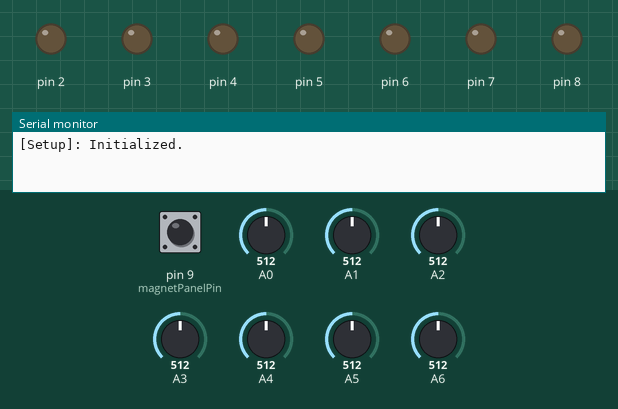
Simulated run of this sketch. Board: Arduino Nano, built with avr-gcc and run on an emulated ATmega328P. Shown: output pins drawn as LEDs (lit = HIGH), the last lines printed to the serial monitor. Dashed ring = blinking. The inputs (shaded band) are chosen by the test bench; at power-on: pin 9 (magnetPanelPin) HIGH, A0 = 512, A1 = 512, A2 = 512, A3 = 512, A4 = 512, A5 = 512, A6 = 512.

Above: at 6.4 s.
6.5 s: pin 9 (magnetPanelPin) pulled LOW for 0.15 s
At 7.98 s:
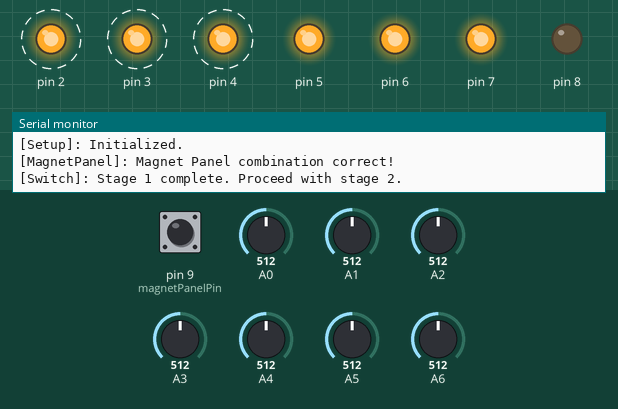
At 11.1 s:
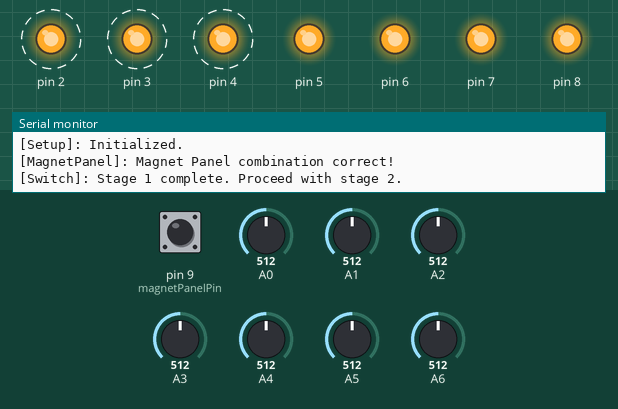
Timing chart, 0 to 12.7 s (numbered marks = the images above; inputs shaded):
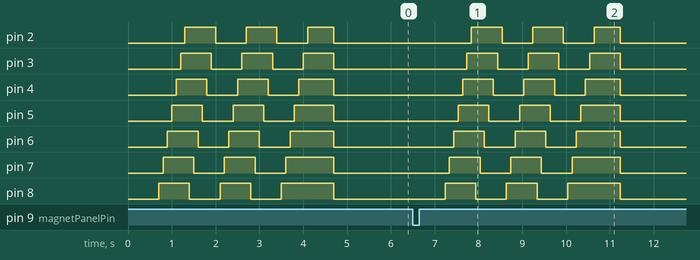

The sketch:

mysterybox.ino
```cpp
// Copy this into Arduino IDE and upload

/*
  Author: Luca Ebner
  Date: November 2019
*/

#include "sevendots.h"
#include "magnetpanel.h"
#include "metalbar.h"

/// config ///
const bool debug = true;


// 7dots
const int led[] = {8,7,6,5,4,3,2};
const int button[] = {A0,A1,A2,A3,A4,A5,A6};
const int code[] = {5,2,6};
SevenDots sevenDots(led, button, code);

// MagnetPanel
const int magnetPanelPin = 9; //uses INPUT_PULLUP
MagnetPanel magnetPanel(magnetPanelPin);


// MetalBar
/*const int metalBarPin = A1;
MetalBar metalBar(metalBarPin);*/

int stage = 0;


void setup() {

  if(debug){
    Serial.begin(9600);
  }

  // 7dots
  sevenDots.setup();

  //MagnetPanel
  magnetPanel.setup();

  //MetalBar
  //metalBar.setup();

  stage = 1;
  sevenDots.success();

  if(debug){Serial.println("[Setup]: Initialized.");}

}


void loop() {

  switch(stage){

    case 1: //MagnetPanel
      if(magnetPanel.spinOnce()){
        if(debug){Serial.println("[Switch]: Stage 1 complete. Proceed with stage 2.");}
        stage++;
        sevenDots.success(); //visual success confirmation
      }
      break;

    case 2: //SevenDots
    if(sevenDots.spinOnce()){
      if(debug){Serial.println("[Switch]: Stage 2 complete. Repeat stage 2.");}
      //stage++;
      }
      break;

    /*case 3: //MetalBar
      if(metalBar.spinOnce()){
        if(debug){Serial.println("[Switch]: Stage 3 complete. Repeat stage 3.");}
        //stage++;
      }
      break;*/

    default:
      if(debug){
        Serial.print("[Switch]: Error, stage number invalid! Stage: ");
        Serial.println(stage);
      }
      delay(2000);
      break;

  } //end switch

  if(debug){
    static unsigned long int lastTimestamp = millis();
    static int throttle = 2000;
    if((millis()-lastTimestamp) > throttle){
      Serial.print("[Main Loop]: Stage is ");
      Serial.println(stage);
      lastTimestamp = millis();
    }
  }

}
```

Measured:
- after the input at 6.5 s, pin 2: alternates HIGH for 0.70 s and LOW for 0.70 s, 6 changes in all, then stays LOW, starting after 1.3 s; pin 3: alternates HIGH for 0.70 s and LOW for 0.70 s, 6 changes in all, then stays LOW, starting after 1.2 s
